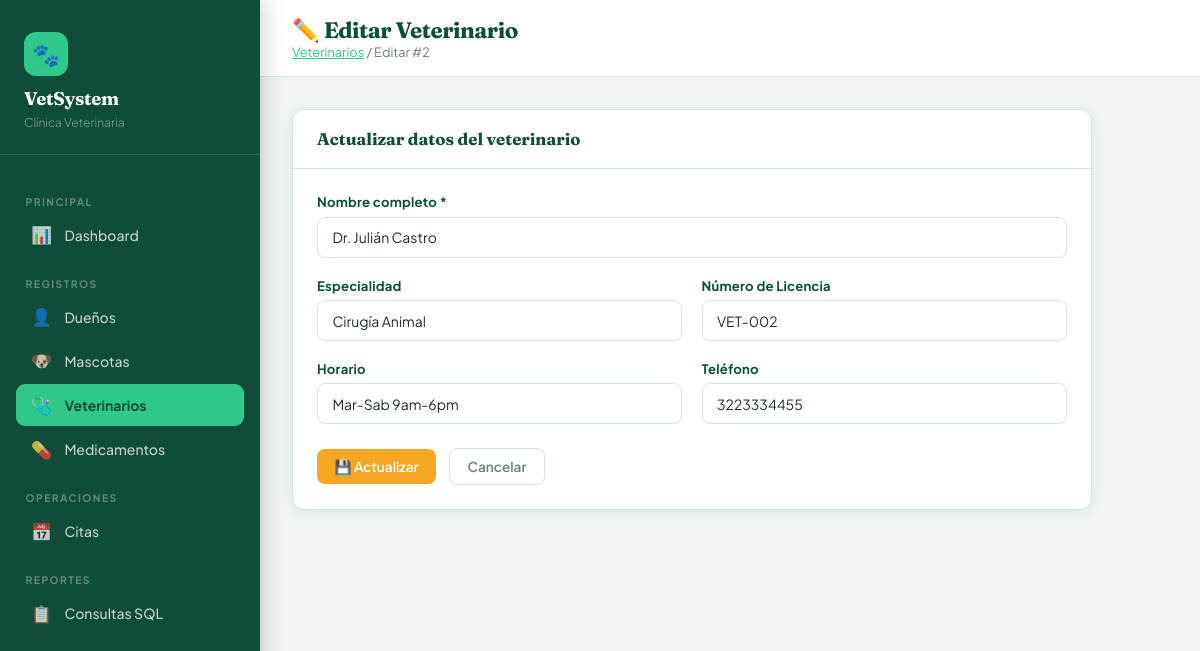
The page /veterinarios/editar.php?id=2 on the database its author committed.
### tables this page shows
CREATE TABLE VETERINARIO (
  ID_Vet       INT AUTO_INCREMENT PRIMARY KEY,
  Nombre       VARCHAR(100) NOT NULL,
  Especialidad VARCHAR(80),
  Horario      VARCHAR(50),
  Telefono     VARCHAR(20),
  NumLicencia  VARCHAR(30) UNIQUE,
  created_at   TIMESTAMP DEFAULT CURRENT_TIMESTAMP
);

### veterinarios/editar.php (the view, shortened to what this page needs)
<?php
$root = '../';
$conn = getConexion();
$id = (int)($_GET['id'] ?? 0);
$vet = $conn->query("SELECT * FROM VETERINARIO WHERE ID_Vet=$id")->fetch_assoc();
?>
<!DOCTYPE html>
<html lang="es">
<head>
  <link rel="stylesheet" href="<?= $root ?>assets/css/style.css">
</head>
<body>
<?php include $root . 'includes/sidebar.php'; ?>
<div class="main">
  <div class="topbar">
    <div>
      <h1>✏️ Editar Veterinario</h1>
      <div class="breadcrumb"><a href="index.php" style="color:var(--accent)">Veterinarios</a> / Editar #<?= $id ?></div>
    </div>
  </div>
  <div class="content">
    <div class="card" style="max-width:800px">
      <div class="card-header"><h3>Actualizar datos del veterinario</h3></div>
      <div class="card-body">
        <form method="POST">
          <div class="form-grid">
            <div class="form-group" style="grid-column:1/-1">
              <label>Nombre completo *</label>
              <input type="text" name="nombre" class="form-control" required
                     value="<?= htmlspecialchars($vet['Nombre']) ?>">
            </div>
            <div class="form-group">
              <label>Especialidad</label>
              <input type="text" name="especialidad" class="form-control"
                     value="<?= htmlspecialchars($vet['Especialidad']) ?>">
            </div>
            <div class="form-group">
              <label>Número de Licencia</label>
              <input type="text" name="num_licencia" class="form-control"
                     value="<?= htmlspecialchars($vet['NumLicencia']) ?>">
            </div>
            <div class="form-group">
              <label>Horario</label>
              <input type="text" name="horario" class="form-control"
                     value="<?= htmlspecialchars($vet['Horario']) ?>">
            </div>
            <div class="form-group">
              <label>Teléfono</label>
              <input type="text" name="telefono" class="form-control"
                     value="<?= htmlspecialchars($vet['Telefono']) ?>">
            </div>
          </div>
          <div class="form-actions">
            <button type="submit" class="btn btn-warning">💾 Actualizar</button>
            <a href="index.php" class="btn btn-outline">Cancelar</a>
          </div>
        </form>
      </div>
    </div>
  </div>
</div>
</body>
</html>

### assets/css/style.css (style rules this page uses)
:root { --primary: #0f4c3a; --primary-mid: #1a6b52; --accent: #2ec98a; --amber: #f5a623; --danger: #e05c5c; --bg: #f2f6f3; --white: #ffffff; --card: #ffffff; --text: #1c2b25; --muted: #6b7f75; --border: #d6e5dd; --sidebar-w: 260px; --radius: 12px; --shadow: 0 2px 16px rgba(15,76,58,.10); --shadow-md: 0 4px 24px rgba(15,76,58,.16); }
*, *::before, *::after { box-sizing: border-box; margin: 0; padding: 0; }
body { font-family: 'Plus Jakarta Sans', sans-serif; background: var(--bg); color: var(--text); min-height: 100vh; display: flex; }
.main { margin-left: var(--sidebar-w); flex: 1; min-height: 100vh; display: flex; flex-direction: column; }
.topbar { background: var(--white); border-bottom: 1px solid var(--border); padding: 1rem 2rem; display: flex; align-items: center; justify-content: space-between; }
.topbar h1 { font-family: 'Fraunces', serif; font-size: 1.4rem; font-weight: 700; color: var(--primary); letter-spacing: -.5px; }
.topbar .breadcrumb { font-size: .8rem; color: var(--muted); }
.content { padding: 2rem; flex: 1; }
.card { background: var(--card); border-radius: var(--radius); box-shadow: var(--shadow); border: 1px solid var(--border); overflow: hidden; }
.card-header { padding: 1.2rem 1.5rem; border-bottom: 1px solid var(--border); display: flex; align-items: center; justify-content: space-between; gap: 1rem; }
.card-header h3 { font-family: 'Fraunces', serif; font-size: 1.05rem; color: var(--primary); font-weight: 700; }
.card-body { padding: 1.5rem; }
.btn { display: inline-flex; align-items: center; gap: .4rem; padding: .55rem 1.1rem; border-radius: 8px; font-size: .85rem; font-weight: 600; font-family: inherit; cursor: pointer; border: none; text-decoration: none; transition: all .18s; white-space: nowrap; }
.btn-warning { background: var(--amber); color: #fff; }
.btn-outline { background: transparent; border: 1.5px solid var(--border); color: var(--muted); }
.form-grid { display: grid; grid-template-columns: repeat(auto-fit, minmax(260px, 1fr)); gap: 1.2rem; }
.form-group { display: flex; flex-direction: column; gap: .4rem; }
.form-group label { font-size: .82rem; font-weight: 700; color: var(--primary); letter-spacing: .2px; }
.form-control { padding: .65rem .9rem; border: 1.5px solid var(--border); border-radius: 8px; font-family: inherit; font-size: .875rem; color: var(--text); background: var(--white); transition: border-color .18s, box-shadow .18s; outline: none; }
.form-actions { margin-top: 1.5rem; display: flex; gap: .8rem; align-items: center; }

### rows shown on the page
veterinario: nombre "Dr. Julián Castro", especialidad "Cirugía Animal", num_licencia "VET-002", horario "Mar-Sab 9am-6pm", telefono "3223334455"

### other values the page prints
$id "2"
